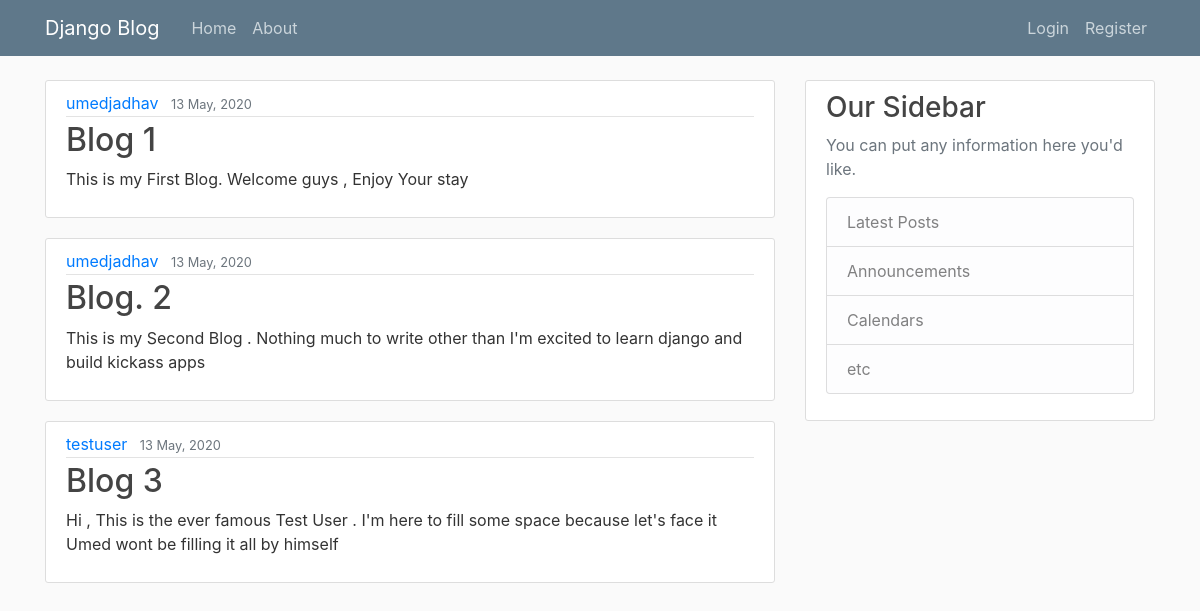
/, run on an earlier commit of the app's database.
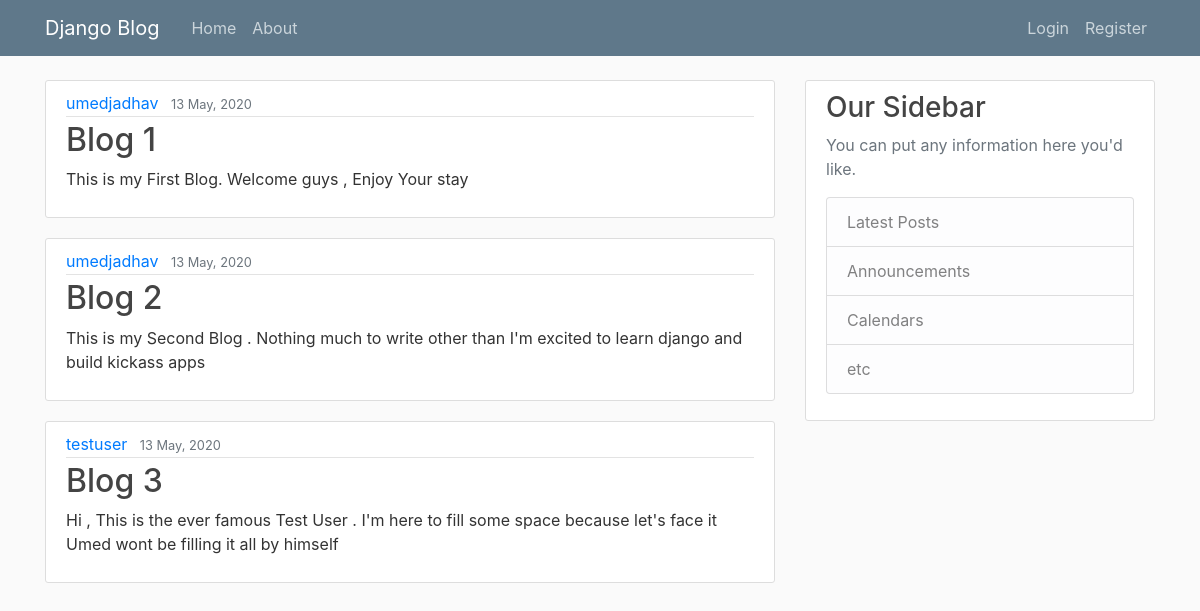
And on a later commit of the database.
### blog/models.py (models this page shows, shortened)
class Post(models.Model):
  title = models.CharField(max_length=100)
  content = models.TextField()
  date_posted = models.DateTimeField(default=timezone.now)
  author = models.ForeignKey(User, on_delete=models.CASCADE) # Deleting a user deletes all his posts but not the other way around

### blog/views.py (the view)
# urls.py: path('', home, name='blog-home'),
def home(request):
  context = {
    'posts': Post.objects.all()
  }
  return render(request, 'blog/home.html', context)

### blog/templates/blog/home.html
{% extends 'blog/base.html' %}
{% block content %}
  {% for post in posts %}
  <article class="media content-section">
    <div class="media-body">
      <div class="article-metadata">
        <a class="mr-2" href="#">{{ post.author }}</a>
        <small class="text-muted">{{ post.date_posted | date:"d F, Y" }}</small>
      </div>
      <h2><a class="article-title" href="#">{{ post.title }}</a></h2>
      <p class="article-content">{{ post.content }}</p>
    </div>
  </article>
  {% endfor %}
{% endblock content%}

### blog/templates/blog/base.html (shortened to what this page needs)
{% load static %}
<!DOCTYPE html>
<html lang="en">
<head>
  <link rel="stylesheet" href="https://stackpath.bootstrapcdn.com/bootstrap/4.3.1/css/bootstrap.min.css">
  <link rel="stylesheet" type='text/css' href="{% static 'blog/main.css'%}">
</head>
<body>
  <header class="site-header">
    <nav class="navbar navbar-expand-md navbar-dark bg-steel fixed-top">
      <div class="container">
        <a class="navbar-brand mr-4" href="/">Django Blog</a>
        <div class="collapse navbar-collapse" id="navbarToggle">
          <div class="navbar-nav mr-auto">
            <a class="nav-item nav-link" href="/">Home</a>
            <a class="nav-item nav-link" href="/about">About</a>
          </div>
          <div class="navbar-nav">
            {% if user.is_authenticated %}
            <a class="nav-item nav-link" href="{% url 'profile' %}">Profile</a>
              <a class="nav-item nav-link" href="{% url 'logout' %}">Logout</a>
            {% else %}
              <a class="nav-item nav-link" href="{% url 'login' %}">Login</a>
              <a class="nav-item nav-link" href="{% url 'register' %}">Register</a>
            {% endif %}
          </div>
        </div>
      </div>
    </nav>
  </header>
  <main role="main" class="container">
    <div class="row">
      <div class="col-md-8">
        {% block content %}{% endblock %}
      </div>
      <div class="col-md-4">
        <div class="content-section">
          <h3>Our Sidebar</h3>
          <p class='text-muted'>You can put any information here you'd like.
            <ul class="list-group">
              <li class="list-group-item list-group-item-light">Latest Posts</li>
              <li class="list-group-item list-group-item-light">Announcements</li>
              <li class="list-group-item list-group-item-light">Calendars</li>
              <li class="list-group-item list-group-item-light">etc</li>
            </ul>
          </p>
        </div>
      </div>
    </div>
  </main>
</body>
</html>

### blog/static/blog/main.css (style rules this page uses)
body { background: #fafafa; color: #333333; margin-top: 5rem; }
h1, h2, h3, h4, h5, h6 { color: #444444; }
ul { margin: 0; }
.bg-steel { background-color: #5f788a; }
.site-header .navbar-nav .nav-link { color: #cbd5db; }
.content-section { background: #ffffff; padding: 10px 20px; border: 1px solid #dddddd; border-radius: 3px; margin-bottom: 20px; }
.article-title { color: #444444; }
.article-content { white-space: pre-line; }
.article-metadata { padding-bottom: 1px; margin-bottom: 4px; border-bottom: 1px solid #e3e3e3 }

What changed in the data, as far as the page shows it:
changed Post: title "Blog. 2" → "Blog 2"
